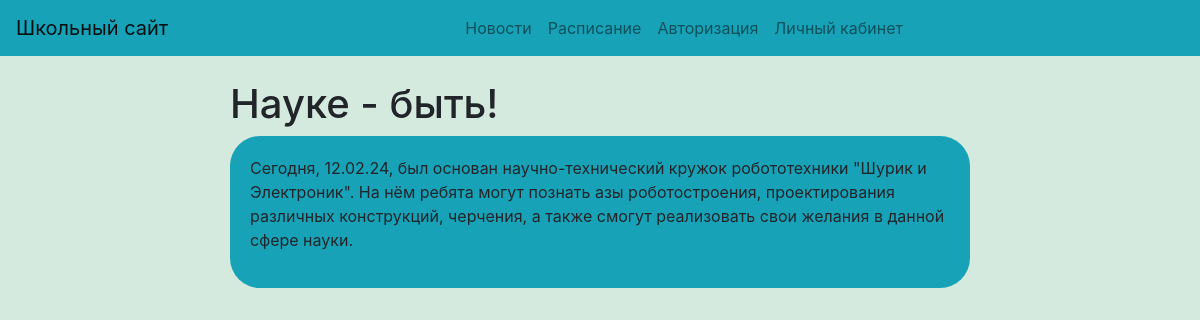
The page /article/11/ on the database its author committed.
### mainpage/models.py (models this page shows, shortened)
class Article(models.Model):
    title = models.CharField(max_length=200)
    text = models.TextField()
    user = models.ForeignKey(User, on_delete=models.CASCADE)

### mainpage/views.py (the view)
# urls.py: path('article/<int:article_id>/', views.show_article, name='article'),
def show_article(request, article_id):
    article = get_object_or_404(Article, id=article_id) #Получаем статью или 404 ошибку
    return render(request, 'article.html', {'article': article})

### mainpage/templates/article.html (shortened to what this page needs)
{% extends 'index.html' %}
{% block content %}
<div class="container">
    <h1>{{ article.title }}</h1>
    <div id="d" class="article">
        <p>{{ article.text }}</p>
    </div>
    <br><br>
</div>
{% endblock %}

### mainpage/templates/article.html (style rules this page uses)
body { background: rgba(152, 204, 177, 0.41); }
.container { max-width: 800px; margin: 0 auto; }
#d { padding: 20px; background: #17a2b8; border-radius: 30px; margin-bottom: 2px; }

### rows shown on the page
Article: title "Науке - быть!", text "Сегодня, 12.02.24, был основан научно-технический кружок робототехники \"Шурик и Электроник\". На нём ребята могут познать азы роботостроения, проектирования различных конструкций, черчения, а также смогут реализовать свои желания в данной сфере науки."
